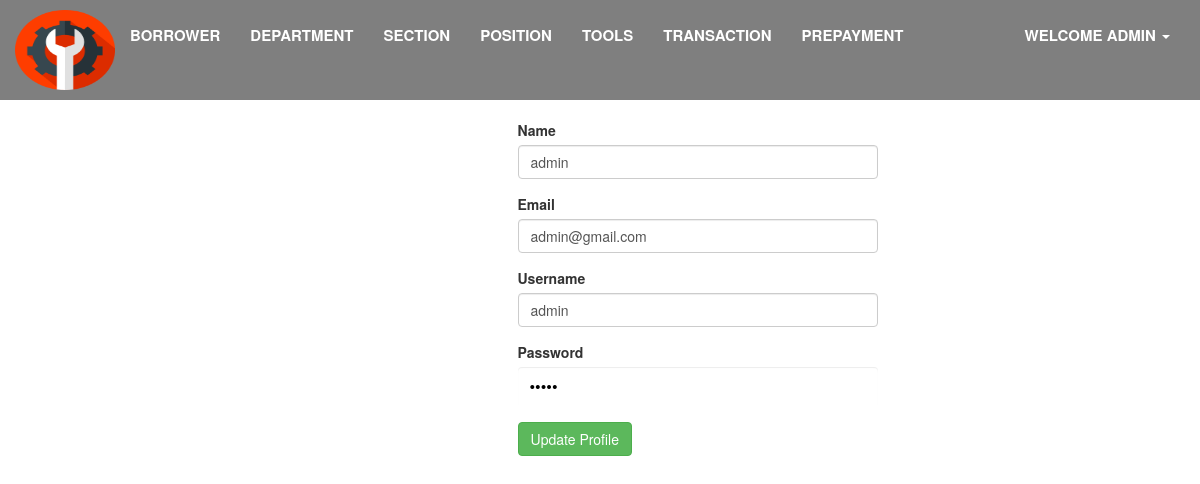
The app's page /profile.php (signed in) with its own data.
### tables this page shows
CREATE TABLE `member` (
  `member_id` int(11) NOT NULL,
  `name` varchar(50) NOT NULL,
  `Email` varchar(100) NOT NULL,
  `username` varchar(100) NOT NULL,
  `password` varchar(50) NOT NULL
);

### profile.php (the view, shortened to what this page needs)
<?php
	include('include/db_connect.php');
	$member_id = $_SESSION['id'];
	$member_name = $_SESSION['name'];
    $get_member = mysqli_query($conn, "SELECT * FROM `member` where member_id = '$member_id'");
    $row = mysqli_fetch_array($get_member);
?>
<!DOCTYPE html>
<html lang="en">
<head>
        <link rel="stylesheet" href="bootstrap-3.3.7/css/bootstrap.min.css">
        <link href="bootstrap-3.3.7/css/mystyle.css"  type="text/css" rel="stylesheet">
</head>
<body>
    <div class="background">
    <nav class="container-fluid">
        <div class="navbar-header">
                <img style="float:left;" alt="Tool System " src="bootstrap-3.3.7/images/8.png" width="100" height="80">
        </div>
    <div class="collapse navbar-collapse" id="bs-example-navbar-collapse-1">
        <ul class="nav navbar-nav">
            <li class=""><a href="borrower.php">Borrower <span class="sr-only">&gt;</span></a></li>
                    <li class=""><a href="department.php">Department<span class="sr-only">&gt;</span></a></li>
                    <li class=""><a href="section.php">Section<span class="sr-only">&gt;</span></a></li>
                    <li class=""><a href="position.php">Position<span class="sr-only">&gt;</span></a></li>
                    <li class=""><a href="tools.php">Tools<span class="sr-only">&gt;</span></a></li>
                    <li class=""><a href="transaction.php">Transaction<span class="sr-only">&gt;</span></a></li>
                    <li class=""><a href="prepayment.php">Prepayment<span class="sr-only">&gt;</span></a></li>
        </ul>
        <ul class="nav navbar-nav navbar-right">
            <li class="dropdown">
                <a href="#" class="dropdown-toggle" data-toggle="dropdown" role="button" aria-haspopup="true" aria-expanded="false">Welcome <?php echo $member_name; ?> <span </span></a>
            </li>
        </ul>
    </div>
</nav>
</div>
        <br><br><br><br><br><br>
        <div class="container-fluid">
            <form action="?id=<?php echo $_GET['id']; ?>" method="post" enctype="multipart/form-data">
            <div style="text-align:center" class="col-sm-3 col-sm-offset-2">
            </div>
            <div class="col-sm-4">
                <div class="form-group">
                    <label for="name">Name</label>
                    <input type="text" class="form-control text-field" id="name" value="<?php echo $row[1] ?>" name="name" placeholder="Name" autofocus required>
                </div>
                <div class="form-group">
                    <label for="Email">Email</label>
                    <input type="text" class="form-control text-field" value="<?php echo $row[2] ?>"  name="Email" placeholder="Email" required>
                </div>
                <div class="form-group">
                    <label for="username">Username</label>
                   <input type="text" class="form-control text-field" value="<?php echo $row[3] ?>"  name="username" placeholder="Username" required>
                </div>
                <div class="form-group">
                    <label for="password">Password</label>
                   <input type="password" class="form-control text-field" value="<?php echo $row[3] ?>" name="password" placeholder="password" required>
                </div>
                 <button type="submit" name="submit" class="btn btn-success btn-block-sm">Update Profile</button>
                </div>
            </div>
</body>
</html>

### records on screen
member: name "admin", Email "admin@gmail.com", username "admin"

### other values on screen
$member_name "ADMIN"
